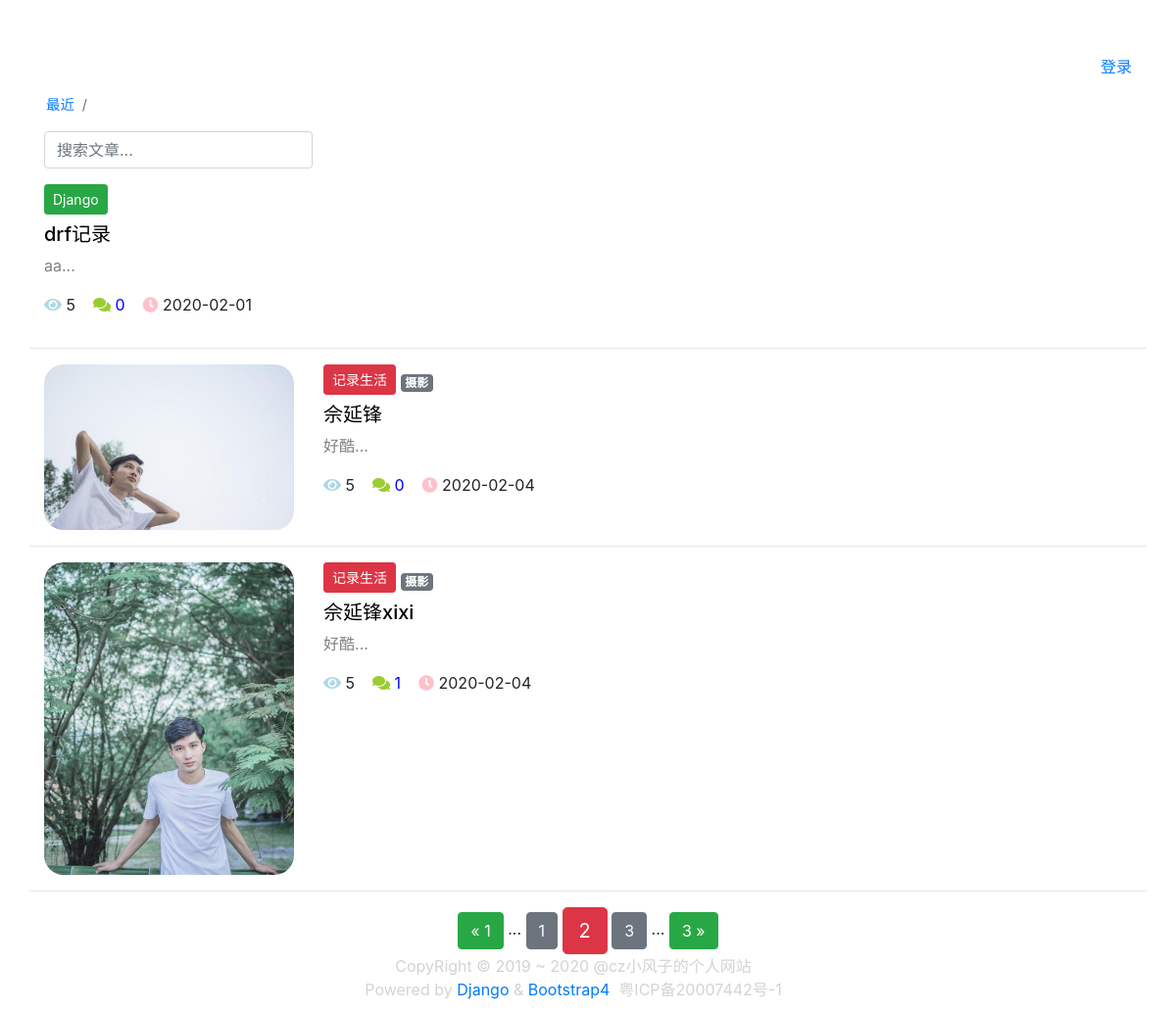
/article/article-list/?page=2&order=total_views&search=&column=None&tag=None, run on the app's committed database.
### article/models.py (models this page shows, shortened)
class ArticlePost(models.Model):
    author = models.ForeignKey(User, on_delete=models.CASCADE)
    title = models.CharField(max_length=100)
    body = RichTextField()
    created = models.DateTimeField(default=timezone.now)
    updated = models.DateTimeField(auto_now=True)
    total_views = models.PositiveIntegerField(default=0)
    tags = TaggableManager(blank=True)
    avatar = models.ImageField(upload_to='article/%Y%m%d/', blank=True)
    class Meta:
        ordering = ('-created',)
    column = models.ForeignKey(
        ArticleColumn,
        null=True,
        blank=True,
        on_delete=models.CASCADE,
        related_name='article'
    )

class ArticleColumn(models.Model):
    title = models.CharField(max_length=100, blank=True)
    created = models.DateTimeField(default=timezone.now)
    def __str__(self):
        return self.title

### article/views.py (the view)
# urls.py: path('article-list/', views.article_list, name='article_list'),
def article_list(request):
    search = request.GET.get('search')
    order = request.GET.get('order')
    column = request.GET.get('column')
    tag = request.GET.get('tag')
    article_list = ArticlePost.objects.all()
    if search:
        article_list = article_list.filter(
            Q(title__icontains=search) |
            Q(body__icontains=search)
        )
    else:
        search = ''
    if column is not None and column.isdigit():
        article_list = article_list.filter(column=column)
    if tag and tag != 'None':
        article_list = article_list.filter(tags__name__in=[tag])
    if order == 'total_views':
        article_list = article_list.order_by('-total_views')
    paginator = Paginator(article_list, 3)
    page = request.GET.get('page')
    articles = paginator.get_page(page)
    context = { 'articles': articles,
                'order': order,
                'search':search,
                'column':column,
                'tag':tag,
     }
    return render(request, 'article/list.html', context)

### templates/article/list.html (shortened to what this page needs)
{% extends "base.html" %}
{% load staticfiles %}
{% block content %}
<div class="container">
    <nav aria-label="breadcrumb" >
        <ol class="breadcrumb " style="background:rgba(0, 0, 0, 0); padding: 0 0 0 2px; font-size: 0.9em">
            <li class="breadcrumb-item ">
                {% if order != 'total_views' %}
                    <span style="color: white">最近</span>
                 {% else %}
                     <a href="{% url 'article:article_list' %}?search={{ search }}&column={{ column }}&tag={{ tag }}">
                    最近
                </a>
                {% endif %}
            </li>
            <li class="breadcrumb-item" ;>
                {% if order == 'total_views' %}
                    <span style="color: white;">热门</span>
                {% else %}
                    <a href="{% url 'article:article_list' %}?order=total_views&search={{ search }}&column={{ column }}&tag={{ tag }}">
                    热门
                    </a>
                {% endif %}
            </li>
        </ol>
    </nav>
    <div class="row">
        <div class="col-auto mr-auto">
            <form class="form-inline" >
                <input type="text"
                    class="form-control mb-2 mr-sm-2"
                    name="search"
                    placeholder="搜索文章..."
                    required
                >
            </form>
        </div>
    </div>
    <div class="row mt-2">
        {% for article in articles %}
            {% if article.avatar %}
                <div class="col-3">
                    <img src="{{ article.avatar.url }}"
                         alt="avatar"
                         style="max-width:100%; border-radius:20px"
                    >
                </div>
            {% endif %}
        <div class="col">
            {% if article.column %}
                <button type="button"
                        class="btn btn-sm mb-2
                            {% if article.column.title == 'Django' %}
                                btn-success
                            {% elif article.column.title == '记录生活' %}
                                btn-danger
                            {% elif article.column.title == '学习笔记' %}
                                btn-warning
                            {% endif %}
                                btn-primary
                        "
                >
                    {{ article.column }}
                </button>
            {% endif %}
            <span>
                {% for tag in article.tags.all %}
                    <a href="{% url 'article:article_list' %}?tag={{ tag }}"
                        class="badge badge-secondary"
                    >
                        {{ tag }}
                    </a>
                {% endfor %}
            </span>
            <h5>
                    <a href="{% url 'article:article_detail' article.id %}"
                        style="color: black;"
                    >
                        {{ article.title }}
                    </a>
            </h5>
            <div>
                <p style="color: gray;">
                    {{ article.body|slice:'100' }}...
                </p>
            </div>
            <p>
                <span>
                    <i class="fas fa-eye" style="color: lightblue;"></i>
                    {{ article.total_views }}&nbsp;&nbsp;&nbsp;
                </span>
                <span style="color: blue;">
                    <i class="fas fa-comments" style="color: yellowgreen;"></i>
                    {{ article.comments.count }}&nbsp;&nbsp;&nbsp;
                </span>
                <span>
                    <i class="fas fa-clock" style="color: pink;"></i>
                    {{ article.created|date:'Y-m-d' }}
                </span>
            </p>
        </div>
            <hr style="width: 100%;"/>
        {% endfor %}
    </div>
    <div class="pagination row">
        <div class="m-auto">
            <span class="step-links">
                    {% if articles.has_previous %}
                        <a href="?page=1&order={{ order }}&search={{ search }}&column={{ column }}&tag={{ tag }}" class="btn btn-success">
                            &laquo; 1
                        </a>
                        <span>...</span>
                        <a href="?page={{ articles.previous_page_number }}&order={{ order }}&search={{ search }}&column={{ column }}&tag={{ tag }}"
                           class="btn btn-secondary"
                        >
                            {{ articles.previous_page_number }}
                        </a>
                    {% endif %}
                    <span class="current btn btn-danger btn-lg">
                        {{ articles.number }}
                    </span>
                {% if articles.has_next %}
                        <a href="?page={{ articles.next_page_number }}&order={{ order }}&search={{ search }}&column={{ column }}&tag={{ tag }}"
                           class="btn btn-secondary"
                        >
                            {{ articles.next_page_number }}
                        </a>
                        <span>...</span>
                        <a href="?page={{ articles.paginator.num_pages }}&order={{ order }}&search={{ search }}&column={{ column }}&tag={{ tag }}"
                           class="btn btn-success"
                        >
                            {{ articles.paginator.num_pages }} &raquo;
                        </a>
                    {% endif %}
            </span>
        </div>
    </div>
</div>
{% endblock content %}

### static/bizhi/bizhi.css (style rules this page uses)
* { margin: 0px; padding: 0px; }
body { background: transparent; }

### templates/base.html (style rules this page uses)
html, body { height: 100%; margin: 0; }

### data on the page
ArticlePost: column "Django", title "drf记录", body "aa", total_views "5", comments.count "0", created "2020-02-01"
ArticlePost: avatar (picture), column "记录生活", title "佘延锋", body "好酷", total_views "5", comments.count "0", created "2020-02-04"
Tag: name "摄影"
ArticlePost: avatar (picture), column "记录生活", title "佘延锋xixi", body "好酷", total_views "5", comments.count "1", created "2020-02-04"

### other printed values
{{ articles.previous_page_number }} "1"
{{ articles.number }} "2"
{{ articles.next_page_number }} "3"
{{ articles.paginator.num_pages }} "3"
